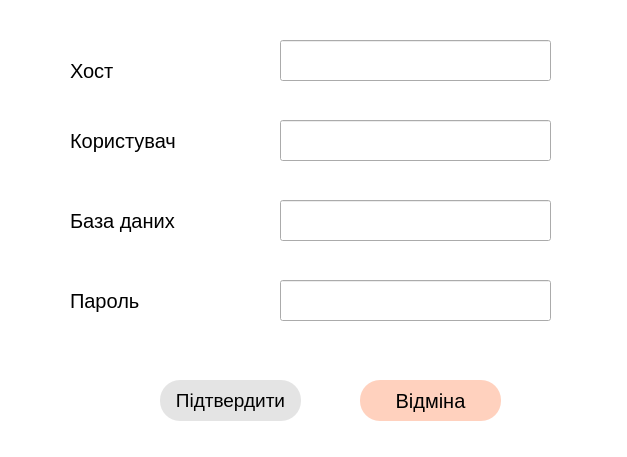
<?xml version="1.0" encoding="UTF-8"?>
<ui version="4.0">
 <class>Dialog</class>
 <widget class="QDialog" name="Dialog">
  <property name="geometry">
   <rect>
    <x>0</x>
    <y>0</y>
    <width>627</width>
    <height>457</height>
   </rect>
  </property>
  <property name="windowTitle">
   <string>Налаштування</string>
  </property>
  <property name="windowIcon">
   <iconset>
    <normaloff>images/settings.ico</normaloff>images/settings.ico</iconset>
  </property>
  <widget class="QLabel" name="label">
   <property name="geometry">
    <rect>
     <x>0</x>
     <y>0</y>
     <width>771</width>
     <height>571</height>
    </rect>
   </property>
   <property name="styleSheet">
    <string notr="true">background-color: rgb(255, 255, 255);</string>
   </property>
   <property name="text">
    <string/>
   </property>
  </widget>
  <widget class="QLabel" name="label_2">
   <property name="geometry">
    <rect>
     <x>70</x>
     <y>50</y>
     <width>51</width>
     <height>41</height>
    </rect>
   </property>
   <property name="styleSheet">
    <string notr="true">font-family: 'ABeeZee';
font-weight: 400;
font-size: 20px;

</string>
   </property>
   <property name="text">
    <string>Хост</string>
   </property>
  </widget>
  <widget class="QLineEdit" name="dbpassword">
   <property name="geometry">
    <rect>
     <x>280</x>
     <y>280</y>
     <width>271</width>
     <height>41</height>
    </rect>
   </property>
   <property name="styleSheet">
    <string notr="true">border-bottom-color: rgb(118, 118, 118);
font-size: 20px;</string>
   </property>
  </widget>
  <widget class="QPushButton" name="approve">
   <property name="geometry">
    <rect>
     <x>160</x>
     <y>380</y>
     <width>141</width>
     <height>41</height>
    </rect>
   </property>
   <property name="cursor">
    <cursorShape>PointingHandCursor</cursorShape>
   </property>
   <property name="styleSheet">
    <string notr="true">border: 14px;
border-color: #E4E4E4;

/* Colors/Neutral/Gray 4 */
background:  #E4E4E4;
border-radius: 20px;


/* ↪ Label */

position: absolute;
left: 0.1%;
right: 0%;
top: 28%;
bottom: 28%;

font-family: 'ABeeZee';
font-style: regular;
font-weight: 400;
font-size: 19px;
line-height: 22px;
/* or 69% */
display: flex;
align-items: center;
text-align: center;


</string>
   </property>
   <property name="text">
    <string>Підтвердити</string>
   </property>
  </widget>
  <widget class="QPushButton" name="cancel">
   <property name="geometry">
    <rect>
     <x>360</x>
     <y>380</y>
     <width>141</width>
     <height>41</height>
    </rect>
   </property>
   <property name="cursor">
    <cursorShape>PointingHandCursor</cursorShape>
   </property>
   <property name="styleSheet">
    <string notr="true">border: 14px;
border-color: #E4E4E4;

/* Colors/Neutral/Gray 4 */
background-color: rgb(255, 209, 190);
border-radius: 20px;


/* ↪ Label */

position: absolute;
left: 0.1%;
right: 0%;
top: 28%;
bottom: 28%;

font-family: 'ABeeZee';
font-style: regular;
font-weight: 400;
font-size: 20px;
line-height: 22px;
/* or 69% */
display: flex;
align-items: center;
text-align: center;

/* Colors/Neutral/Gray 3 */


</string>
   </property>
   <property name="text">
    <string>Відміна</string>
   </property>
  </widget>
  <widget class="QLabel" name="wrong_password">
   <property name="geometry">
    <rect>
     <x>80</x>
     <y>180</y>
     <width>271</width>
     <height>31</height>
    </rect>
   </property>
   <property name="styleSheet">
    <string notr="true">font-family: 'ABeeZee';
font-weight: 400;
font-size: 20px;

</string>
   </property>
   <property name="text">
    <string/>
   </property>
  </widget>
  <widget class="QLabel" name="label_4">
   <property name="geometry">
    <rect>
     <x>70</x>
     <y>120</y>
     <width>111</width>
     <height>41</height>
    </rect>
   </property>
   <property name="styleSheet">
    <string notr="true">font-family: 'ABeeZee';
font-weight: 400;
font-size: 20px;

</string>
   </property>
   <property name="text">
    <string>Користувач</string>
   </property>
  </widget>
  <widget class="QLabel" name="label_5">
   <property name="geometry">
    <rect>
     <x>70</x>
     <y>200</y>
     <width>111</width>
     <height>41</height>
    </rect>
   </property>
   <property name="styleSheet">
    <string notr="true">font-family: 'ABeeZee';
font-weight: 400;
font-size: 20px;

</string>
   </property>
   <property name="text">
    <string>База даних</string>
   </property>
  </widget>
  <widget class="QLabel" name="label_6">
   <property name="geometry">
    <rect>
     <x>70</x>
     <y>280</y>
     <width>111</width>
     <height>41</height>
    </rect>
   </property>
   <property name="styleSheet">
    <string notr="true">font-family: 'ABeeZee';
font-weight: 400;
font-size: 20px;

</string>
   </property>
   <property name="text">
    <string>Пароль</string>
   </property>
  </widget>
  <widget class="QLineEdit" name="database">
   <property name="geometry">
    <rect>
     <x>280</x>
     <y>200</y>
     <width>271</width>
     <height>41</height>
    </rect>
   </property>
   <property name="styleSheet">
    <string notr="true">border-bottom-color: rgb(118, 118, 118);
font-size: 20px;</string>
   </property>
  </widget>
  <widget class="QLineEdit" name="user">
   <property name="geometry">
    <rect>
     <x>280</x>
     <y>120</y>
     <width>271</width>
     <height>41</height>
    </rect>
   </property>
   <property name="styleSheet">
    <string notr="true">border-bottom-color: rgb(118, 118, 118);
font-size: 20px;</string>
   </property>
  </widget>
  <widget class="QLineEdit" name="host">
   <property name="geometry">
    <rect>
     <x>280</x>
     <y>40</y>
     <width>271</width>
     <height>41</height>
    </rect>
   </property>
   <property name="styleSheet">
    <string notr="true">border-bottom-color: rgb(118, 118, 118);
font-size: 20px;</string>
   </property>
  </widget>
  <widget class="QLabel" name="warning">
   <property name="geometry">
    <rect>
     <x>74</x>
     <y>329</y>
     <width>481</width>
     <height>31</height>
    </rect>
   </property>
   <property name="styleSheet">
    <string notr="true">font-family: 'ABeeZee';
font-weight: 400;
font-size: 20px;
</string>
   </property>
   <property name="text">
    <string/>
   </property>
  </widget>
 </widget>
 <resources/>
 <connections/>
</ui>
